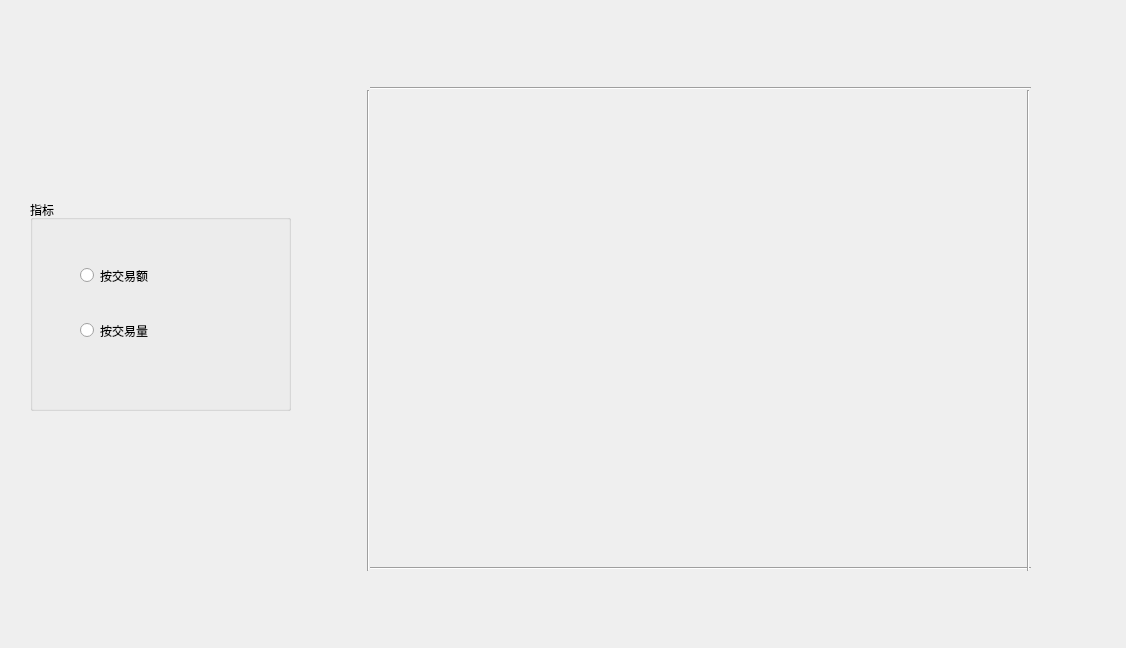
<?xml version="1.0" encoding="UTF-8"?>
<ui version="4.0">
 <class>StaticsDeal</class>
 <widget class="QMainWindow" name="StaticsDeal">
  <property name="geometry">
   <rect>
    <x>0</x>
    <y>0</y>
    <width>1126</width>
    <height>648</height>
   </rect>
  </property>
  <property name="windowTitle">
   <string>MainWindow</string>
  </property>
  <widget class="QWidget" name="centralwidget">
   <widget class="QGroupBox" name="groupBox">
    <property name="geometry">
     <rect>
      <x>30</x>
      <y>200</y>
      <width>261</width>
      <height>211</height>
     </rect>
    </property>
    <property name="styleSheet">
     <string notr="true">font: 75 16pt &quot;微软雅黑&quot;;</string>
    </property>
    <property name="title">
     <string>指标</string>
    </property>
    <widget class="QRadioButton" name="radioButton_2">
     <property name="geometry">
      <rect>
       <x>50</x>
       <y>110</y>
       <width>141</width>
       <height>41</height>
      </rect>
     </property>
     <property name="text">
      <string>按交易量</string>
     </property>
    </widget>
    <widget class="QRadioButton" name="radioButton">
     <property name="geometry">
      <rect>
       <x>50</x>
       <y>60</y>
       <width>171</width>
       <height>31</height>
      </rect>
     </property>
     <property name="text">
      <string>按交易额</string>
     </property>
    </widget>
   </widget>
   <widget class="Line" name="line">
    <property name="geometry">
     <rect>
      <x>370</x>
      <y>80</y>
      <width>661</width>
      <height>16</height>
     </rect>
    </property>
    <property name="orientation">
     <enum>Qt::Horizontal</enum>
    </property>
   </widget>
   <widget class="Line" name="line_2">
    <property name="geometry">
     <rect>
      <x>370</x>
      <y>560</y>
      <width>661</width>
      <height>16</height>
     </rect>
    </property>
    <property name="orientation">
     <enum>Qt::Horizontal</enum>
    </property>
   </widget>
   <widget class="Line" name="line_3">
    <property name="geometry">
     <rect>
      <x>360</x>
      <y>90</y>
      <width>16</width>
      <height>481</height>
     </rect>
    </property>
    <property name="orientation">
     <enum>Qt::Vertical</enum>
    </property>
   </widget>
   <widget class="Line" name="line_4">
    <property name="geometry">
     <rect>
      <x>1020</x>
      <y>90</y>
      <width>16</width>
      <height>481</height>
     </rect>
    </property>
    <property name="orientation">
     <enum>Qt::Vertical</enum>
    </property>
   </widget>
  </widget>
 </widget>
 <resources/>
 <connections/>
</ui>
